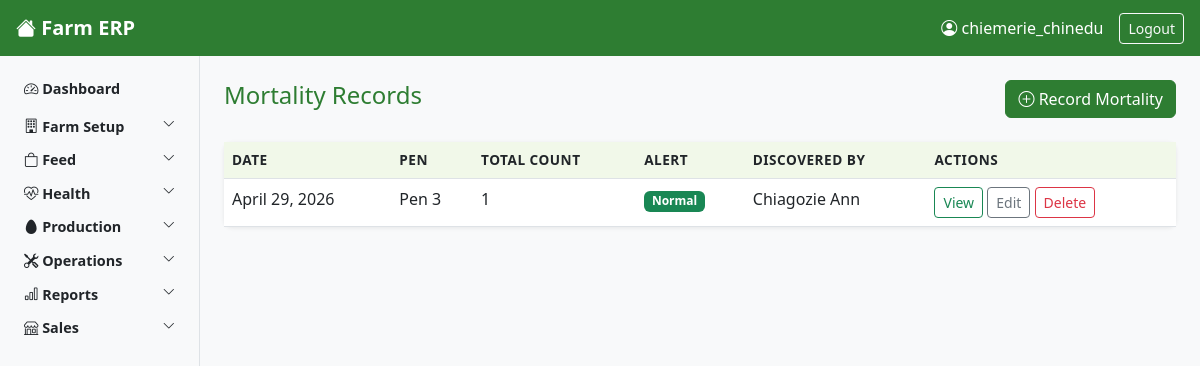
/mortality/ (signed in), run on the app's committed database.
### core/models.py (models this page shows, shortened)
class MortalityRecord(models.Model):
    flock = models.ForeignKey(
        Flock,
        on_delete=models.PROTECT,
        related_name='mortality_records'
    )
    pen = models.ForeignKey(
        Pen,
        on_delete=models.PROTECT,
        related_name='mortality_records'
    )
    date_found = models.DateField()
    discovered_by = models.ForeignKey(
        Worker,
        on_delete=models.PROTECT,
        related_name='mortalities_discovered'
    )
    recorded_by = models.ForeignKey(
        Worker,
        on_delete=models.PROTECT,
        related_name='mortalities_recorded'
    )
    observed_at = models.TimeField(
        help_text="Time worker physically found the dead birds"
    )
    recorded_at = models.DateTimeField(auto_now_add=True)
    total_count = models.PositiveIntegerField(
        editable=False,
        default=0,
        help_text="Computed: sum of all MortalityRecordItem counts — set automatically"
    )
    is_high_mortality = models.BooleanField(
        default=False,
        editable=False,
        help_text="Set automatically when total_count exceeds threshold"
    )
    alert_sent = models.BooleanField(default=False)
    notes = models.TextField(blank=True)

class Pen(models.Model):
    name = models.CharField(max_length=100)
    farm_unit = models.ForeignKey(
        FarmUnit,
        on_delete=models.PROTECT,
        related_name='pens'
    )
    capacity = models.PositiveIntegerField()
    is_active = models.BooleanField(default=True)

class Worker(models.Model):
    ROLE_CHOICES = [
    ('pen_workers', 'Pen Worker'),
    ('supervisor', 'Supervisor'),
    ('store_keeper', 'Store Keeper'),
    ('manager', 'Farm Mamager'),
    ('general_manager', 'General Manager'),
    ('salesperson','Salesperson'),
    ('accountant', 'Accountant'),
    ('director', 'Director'),
    ]
    user = models.OneToOneField(
        User,
        on_delete=models.SET_NULL,
        null=True,
        blank=True,
        related_name='worker_profile'
    )
    full_name = models.CharField(max_length=100)
    role = models.CharField(max_length=50, choices = ROLE_CHOICES)
    phone = models.CharField()
    date_joined = models.DateField()
    is_active = models.BooleanField(default=True)

### core/views.py (the view)
# urls.py: path('mortality/', views.MortalityRecordListView.as_view(), name='mortalityrecord-list'),
class MortalityRecordListView(LoginRequiredMixin, ListView):
    model = MortalityRecord
    template_name = 'core/mortalityrecord_list.html'
    context_object_name = 'mortality_records'
    ordering = ['-date_found']

### core/context_processors.py (called while the page is built, shortened)
def user_role_context(request):
    if request.user.is_authenticated:
        return get_user_context(request.user)

### core/permissions.py (called while the page is built)
def get_worker_role(user):
    try:
        return user.worker_profile.role
    except Exception:
        return None

def get_user_context(user):
    role = get_worker_role(user)
    return {
        'user_role': role,
        'is_pen_worker': role == 'pen_worker',
        'is_supervisor': role in ['supervisor', 'store_keeper'],
        'is_manager': role in ['manager', 'general_manager'],
        'is_director': role == 'director',
        'is_salesperson': role == 'salesperson',
        'is_accountant': role == 'accountant',
        'is_manager_or_above': role in ['manager', 'general_manager', 'director'],
        'is_supervisor_or_above': role in ['supervisor', 'store_keeper', 'manager',
                                            'general_manager', 'director'],
    }

### core/templates/core/mortalityrecord_list.html (shortened to what this page needs)
{% extends 'core/base.html' %}
{% block content %}
<div class="d-flex justify-content-between align-items-center mb-4">
    <h4>Mortality Records</h4>
    <a href="{% url 'mortalityrecord-create' %}" class="btn btn-success">
        <i class="bi bi-plus-circle"></i> Record Mortality
    </a>
</div>
<div class="card">
    <div class="card-body p-0">
        <div class="table-responsive">
        <table class="table table-hover mb-0">
            <thead>
                <tr>
                    <th>Date</th>
                    <th>Pen</th>
                    <th>Total Count</th>
                    <th>Alert</th>
                    <th>Discovered By</th>
                    <th>Actions</th>
                </tr>
            </thead>
            <tbody>
                {% for record in mortality_records %}
                <tr>
                    <td>{{ record.date_found }}</td>
                    <td>{{ record.pen.name }}</td>
                    <td>{{ record.total_count }}</td>
                    <td>
                        {% if record.is_high_mortality %}
                            <span class="badge bg-danger">High Mortality</span>
                        {% else %}
                            <span class="badge bg-success">Normal</span>
                        {% endif %}
                    </td>
                    <td>{{ record.discovered_by.full_name }}</td>
                    <td>
                        <a href="{% url 'mortalityrecord-detail' record.pk %}" class="btn btn-sm btn-outline-success">View</a>
                        <a href="{% url 'mortalityrecord-update' record.pk %}" class="btn btn-sm btn-outline-secondary">Edit</a>
                        <a href="{% url 'mortalityrecord-delete' record.pk %}" class="btn btn-sm btn-outline-danger">Delete</a>
                    </td>
                </tr>
                {% empty %}
                <tr>
                    <td colspan="6" class="text-center text-muted py-4">No mortality records found.</td>
                </tr>
                {% endfor %}
            </tbody>
        </table>
        </div>
    </div>
</div>
{% endblock %}

### core/templates/core/base.html (shortened to what this page needs)
<!DOCTYPE html>
<html lang="en">
<head>
    <link href="https://cdn.jsdelivr.net/npm/bootstrap@5.3.0/dist/css/bootstrap.min.css" rel="stylesheet">
    <link href="https://cdn.jsdelivr.net/npm/bootstrap-icons@1.10.0/font/bootstrap-icons.css" rel="stylesheet">
    {% load static %}
    <link rel="stylesheet" href="{% static 'core/css/main.css' %}">
</head>
<body>
<nav class="navbar navbar-dark bg-success px-3">
    <div class="d-flex align-items-center">
        <a class="navbar-brand fw-bold" href="{% url 'dashboard' %}">
            <i class="bi bi-house-fill"></i> Farm ERP
        </a>
    </div>
    <div class="d-flex align-items-center text-white">
        <span class="me-3"><i class="bi bi-person-circle"></i> {{ request.user.username }}</span>
        <form method ="post" action="{% url 'logout' %}" class="d-inline">
         <button type="submit" class="btn btn-outline-light btn-sm">Logout</button>
        </form>
    </div>
</nav>
<div class="container-fluid">
    <div class="row">
        <nav class="col-md-2 d-none d-md-block bg-light sidebar py-3 min-vh-100">
            <ul class="nav flex-column">
                <li class="nav-item mb-1">
                    <a class="nav-link text-dark fw-bold" href="{% url 'dashboard' %}">
                        <i class="bi bi-speedometer2"></i> Dashboard
                    </a>
                </li>
                <li class="nav-item">
                    <a class="nav-link text-dark fw-semibold d-flex justify-content-between"
                    data-bs-toggle="collapse" href="#farmSetup" role="button">
                        <span><i class="bi bi-building"></i> Farm Setup</span>
                        <i class="bi bi-chevron-down small"></i>
                    </a>
                </li>
                <li class="nav-item">
                    <a class="nav-link text-dark fw-semibold d-flex justify-content-between"
                    data-bs-toggle="collapse" href="#feedSection" role="button">
                        <span><i class="bi bi-bag"></i> Feed</span>
                        <i class="bi bi-chevron-down small"></i>
                    </a>
                </li>
                <li class="nav-item">
                    <a class="nav-link text-dark fw-semibold d-flex justify-content-between"
                    data-bs-toggle="collapse" href="#healthSection" role="button">
                        <span><i class="bi bi-heart-pulse"></i> Health</span>
                        <i class="bi bi-chevron-down small"></i>
                    </a>
                </li>
                <li class="nav-item">
                    <a class="nav-link text-dark fw-semibold d-flex justify-content-between"
                    data-bs-toggle="collapse" href="#productionSection" role="button">
                        <span><i class="bi bi-egg-fill"></i> Production</span>
                        <i class="bi bi-chevron-down small"></i>
                    </a>
                </li>
                <li class="nav-item">
                    <a class="nav-link text-dark fw-semibold d-flex justify-content-between"
                    data-bs-toggle="collapse" href="#operationsSection" role="button">
                        <span><i class="bi bi-tools"></i> Operations</span>
                        <i class="bi bi-chevron-down small"></i>
                    </a>
                </li>
                {% if is_supervisor_or_above %}
                <li class="nav-item">
                    <a class="nav-link text-dark fw-semibold d-flex justify-content-between"
                    data-bs-toggle="collapse" href="#reportsSection" role="button">
                        <span><i class="bi bi-bar-chart"></i> Reports</span>
                        <i class="bi bi-chevron-down small"></i>
                    </a>
                </li>
                {% endif %}
                <li class="nav-item">
                    <a class="nav-link text-dark fw-semibold d-flex justify-content-between"
                    data-bs-toggle="collapse" href="#salesSection" role="button">
                        <span><i class="bi bi-shop"></i> Sales</span>
                        <i class="bi bi-chevron-down small"></i>
                    </a>
                </li>
            </ul>
        </nav>
        <main class="col-12 col-md-10 px-4 py-4">
            {% block content %}
            {% endblock %}
        </main>
    </div>
</div>
</body>
</html>

### core/templates/core/css/main.css (style rules this page uses)
body { font-family: 'Segoe UI', sans-serif; background-color: #f8f9fa; }
.sidebar { position: sticky; top: 0; height: 100vh; overflow-y: auto; border-right: 1px solid #dee2e6; }
.sidebar .nav-link { padding: 6px 12px; border-radius: 4px; font-size: 0.9rem; }
.card { border: none; box-shadow: 0 1px 4px rgba(0,0,0,0.08); border-radius: 8px; }
.table th { background-color: #f1f8e9; font-size: 0.85rem; text-transform: uppercase; letter-spacing: 0.5px; }
.btn-success { background-color: #2e7d32; border-color: #2e7d32; }
.navbar { background-color: #2e7d32 !important; }
h4, h5 { color: #2e7d32; }
main { transition: margin-left 0.3s ease; }

### data on the page
MortalityRecord: date_found "April 29, 2026", pen.name "Pen 3", total_count "1", is_high_mortality "Normal", discovered_by.full_name "Chiagozie Ann"

### other printed values
{{ request.user.username }} "chiemerie_chinedu"
